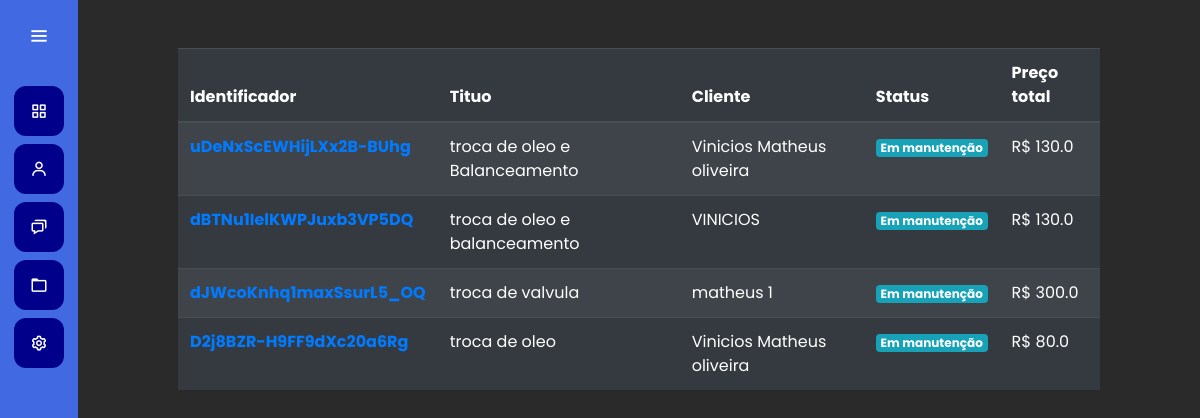
Page /servicos/listar-servicos/ on the committed database.
### servicos/models.py (models this page shows, shortened)
class Servico(models.Model):
    titulo = models.CharField(max_length=40)
    cliente = models.ForeignKey(Cliente, on_delete=models.SET_NULL, null=True)
    categoria_manutencao = models.ManyToManyField(CategoriaManutencao)
    data_inicio = models.DateField(null=True)
    data_entrega = models.DateField(null=True)
    finalizado = models.BooleanField(default=False)
    protocolo = models.CharField(max_length=52, null=True, blank=True)
    identificador = models.CharField(max_length=24, null=True, blank=True)
    def preco_total(self):
        preco_total = float(0)
        for categoria in self.categoria_manutencao.all():
            preco_total += float(categoria.preco)
        return preco_total

class CategoriaManutencao(models.Model):
    titulo = models.CharField(max_length=4, choices=ChoicesCategoriaManutencao.choices)
    preco = models.DecimalField(max_digits=8, decimal_places=2)

### clientes/models.py (models this page shows)
class Cliente(models.Model):
    nome = models.CharField(max_length=50)
    sobrenome = models.CharField(max_length=50)
    email = models.CharField(max_length=50)
    cpf = models.CharField(max_length=12)
    def __str__(self) -> str:
        return self.nome

### servicos/views.py (the view)
# urls.py: path('listar-servicos/', views.listar_servicos, name='listar_servico'),#type:ignore
def listar_servicos(request):
    if request.method == "GET":
        servicos = Servico.objects.all()
        return render(request, 'servicos/listar_servico.html', {'servicos':servicos})

### servicos/templates/servicos/listar_servico.html
{% extends 'base.html' %}
{% load bootstrap4 %}
{% load static %}
{% block 'head' %}
<link rel="stylesheet" href="{% static 'clientes/css/clientes.css' %}">
<link rel="stylesheet" href="{% static 'servicos/css/servicos.css' %}">
{% endblock 'head' %}
{% block 'dashboard' %}
<br>
<br>
    <div class="container-fluid distanciamento">
     <div class="">
      <table class="table table-striped table-dark">
        <thead>
          <tr>
            <th scope="col">Identificador</th>
            <th scope="col">Tituo</th>
            <th scope="col">Cliente</th>
            <th scope="col">Status</th>
            <th scope="col">Preço total</th>
          </tr>
        </thead>
        <tbody>
          {% for servico in servicos %}
            <tr>
              <th scope="row"><a href="{% url 'servico' servico.identificador %}">{{servico.identificador}}</a></th>
              <td>{{servico.titulo}}</td>
              <td>{{servico.cliente}}</td>
              <td>
                {% if servico.finalizado %}
                  <span class="badge badge-success">Finalizado</span>
                {% else %}
                  <span class="badge badge-info">Em manutenção</span>
                {% endif %}
              </td>
              <td>R$ {{servico.preco_total}}</td>
            </tr>
          {% endfor %}
        </tbody>
      </table>
     </div>
    </div>
{% endblock 'dashboard' %}

### templates/base.html (shortened to what this page needs)
{% load bootstrap4 %}
{% load static %}
<!doctype html>
<html lang="pt-BR">
  <head>
    {% bootstrap_css %}
    <link rel="stylesheet" href="{% static 'general/css/base.css' %}">
    <link rel="stylesheet" href="{% static 'general/css/general.css' %}">
    <link href='https://unpkg.com/boxicons@2.0.7/css/boxicons.min.css' rel='stylesheet'>
    {% block 'head' %}{% endblock %}
  </head>
  <body>
    <div class="sidebar">
        <div class="logo-details">
            <i class='bx bx-menu' id="btn" ></i>
        </div>
        <ul class="nav-list">
          <li>
            <a href="#">
              <i class='bx bx-grid-alt'></i>
            </a>
          </li>
          <li>
          <a href="{% url 'clientes' %}">
            <i class='bx bx-user' ></i>
          </a>
        </li>
        <li>
          <a href="{% url 'novo_servico' %}">
            <i class='bx bx-chat' ></i>
          </a>
        </li>
        <li>
          <a href="#">
            <i class='bx bx-folder' ></i>
          </a>
        </li>
        <li>
          <a href="#">
            <i class='bx bx-cog' ></i>
          </a>
        </li>
        </ul>
      </div>
      <section class="home-section">
          {% block 'dashboard'%}
          {% endblock %}
      </section>
  </body>
</html>

### templates/static/general/css/base.css (style rules this page uses)
* { margin: 0; padding: 0; box-sizing: border-box; font-family: "Poppins" , sans-serif; }
.sidebar { position: fixed; left: 0; top: 0; height: 100%; width: 78px; background: var(--dark-color); padding: 6px 14px; z-index: 99; transition: all 0.5s ease; }
.sidebar .logo-details { height: 60px; display: flex; align-items: center; position: relative; }
.sidebar .logo-details #btn { position: absolute; top: 50%; right: 0; transform: translateY(-50%); font-size: 22px; transition: all 0.4s ease; font-size: 23px; text-align: center; cursor: pointer; transition: all 0.5s ease; }
.sidebar i { color: #fff; height: 60px; min-width: 50px; font-size: 28px; text-align: center; line-height: 60px; }
.sidebar .nav-list { margin-top: 20px; height: 100%; }
.sidebar li { position: relative; margin: 8px 0; list-style: none; }
.sidebar li a { display: flex; height: 100%; width: 100%; border-radius: 12px; align-items: center; text-decoration: none; transition: all 0.4s ease; background: var(--main-color); }
.sidebar li i { height: 50px; line-height: 50px; font-size: 18px; border-radius: 12px; }
.home-section { position: relative; min-height: 100vh; top: 0; background: #2A2A2A; left: 78px; color: white; width: calc(100% - 78px); transition: all 0.5s ease; z-index: 2; }

### templates/static/general/css/general.css (style rules this page uses)
:root { --main-color: #00008B ; --dark-color: #4169E1; --light-color: #6959CD ; --contrast-color: #191970; --differential-color: #836FFF; }

### templates/static/servicos/css/servicos.css (style rules this page uses)
.distanciamento { padding-left: 100px; padding-right: 100px; }

### rows in the picture
Servico: identificador "uDeNxScEWHijLXx2B-BUhg", titulo "troca de oleo e Balanceamento", cliente "Vinicios Matheus oliveira", finalizado "Em manutenção", preco_total "130.0"
Servico: identificador "dBTNu1IelKWPJuxb3VP5DQ", titulo "troca de oleo e balanceamento", cliente "VINICIOS", finalizado "Em manutenção", preco_total "130.0"
Servico: identificador "dJWcoKnhq1maxSsurL5_OQ", titulo "troca de valvula", cliente "matheus 1", finalizado "Em manutenção", preco_total "300.0"
Servico: identificador "D2j8BZR-H9FF9dXc20a6Rg", titulo "troca de oleo", cliente "Vinicios Matheus oliveira", finalizado "Em manutenção", preco_total "80.0"
